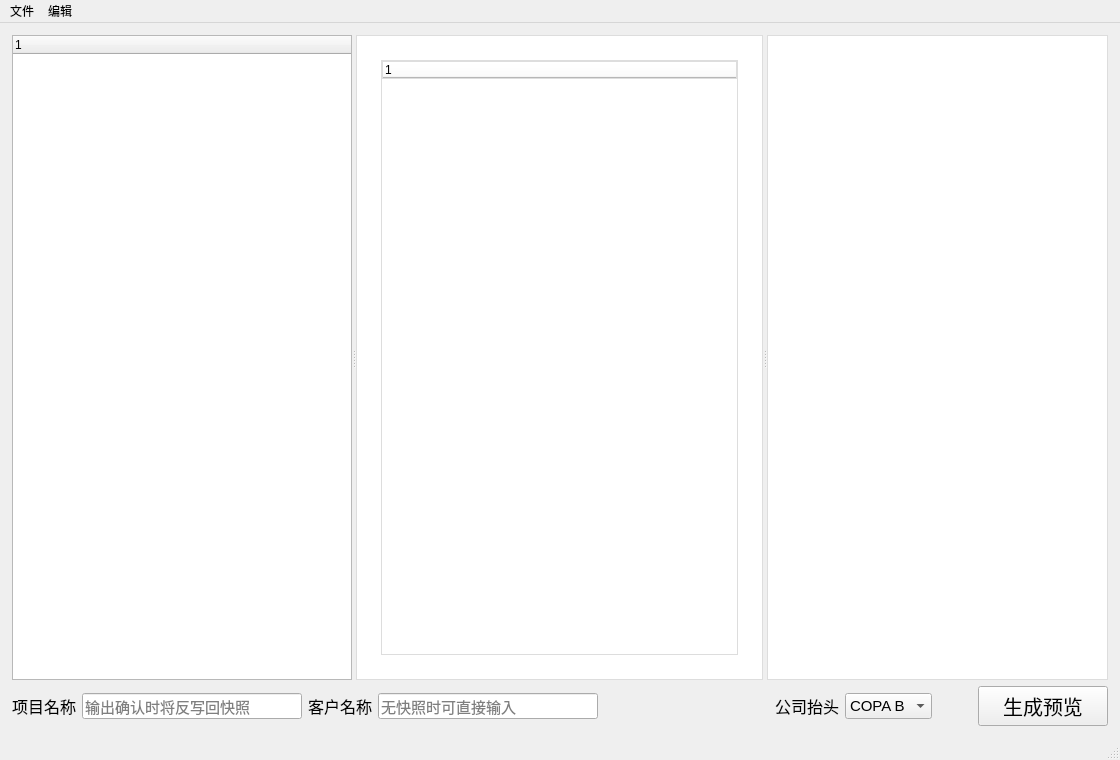
<?xml version="1.0" encoding="UTF-8"?>
<ui version="4.0">
 <class>MainWindow</class>
 <widget class="QMainWindow" name="MainWindow">
  <property name="geometry">
   <rect>
    <x>0</x>
    <y>0</y>
    <width>1120</width>
    <height>760</height>
   </rect>
  </property>
  <property name="windowTitle">
   <string>技术方案编排</string>
  </property>
  <property name="windowIcon">
   <iconset>
    <normaloff>../../assets/app.ico</normaloff>../../assets/app.ico</iconset>
  </property>
  <widget class="QWidget" name="centralwidget">
   <layout class="QVBoxLayout" name="mainLayout">
    <property name="leftMargin">
     <number>12</number>
    </property>
    <property name="topMargin">
     <number>12</number>
    </property>
    <property name="rightMargin">
     <number>12</number>
    </property>
    <property name="bottomMargin">
     <number>12</number>
    </property>
    <item>
     <widget class="QSplitter" name="splitter">
      <property name="orientation">
       <enum>Qt::Orientation::Horizontal</enum>
      </property>
      <widget class="PoolPanel" name="poolTree">
       <column>
        <property name="text">
         <string notr="true">1</string>
        </property>
       </column>
      </widget>
      <widget class="QFrame" name="page">
       <property name="styleSheet">
        <string notr="true">QFrame { background: #ffffff; border: 1px solid #dddddd; }</string>
       </property>
       <layout class="QVBoxLayout" name="pageLayout">
        <property name="leftMargin">
         <number>24</number>
        </property>
        <property name="topMargin">
         <number>24</number>
        </property>
        <property name="rightMargin">
         <number>24</number>
        </property>
        <property name="bottomMargin">
         <number>24</number>
        </property>
        <item>
         <widget class="OutlinePanel" name="outlineTree">
          <column>
           <property name="text">
            <string notr="true">1</string>
           </property>
          </column>
         </widget>
        </item>
       </layout>
      </widget>
      <widget class="QTextBrowser" name="previewBrowser">
       <property name="styleSheet">
        <string notr="true">QTextBrowser { background: #ffffff; border: 1px solid #dddddd; }</string>
       </property>
      </widget>
     </widget>
    </item>
    <item>
     <layout class="QHBoxLayout" name="buttonRow">
      <item>
       <widget class="QLabel" name="labelProjectName">
        <property name="font">
         <font>
          <pointsize>12</pointsize>
         </font>
        </property>
        <property name="text">
         <string>项目名称</string>
        </property>
       </widget>
      </item>
      <item>
       <widget class="QLineEdit" name="editProjectName">
        <property name="minimumSize">
         <size>
          <width>220</width>
          <height>0</height>
         </size>
        </property>
        <property name="font">
         <font>
          <pointsize>11</pointsize>
         </font>
        </property>
        <property name="placeholderText">
         <string>输出确认时将反写回快照</string>
        </property>
       </widget>
      </item>
      <item>
       <widget class="QLabel" name="labelCustomerName">
        <property name="font">
         <font>
          <pointsize>12</pointsize>
         </font>
        </property>
        <property name="text">
         <string>客户名称</string>
        </property>
       </widget>
      </item>
      <item>
       <widget class="QLineEdit" name="editCustomerName">
        <property name="minimumSize">
         <size>
          <width>220</width>
          <height>0</height>
         </size>
        </property>
        <property name="font">
         <font>
          <pointsize>11</pointsize>
         </font>
        </property>
        <property name="placeholderText">
         <string>无快照时可直接输入</string>
        </property>
       </widget>
      </item>
      <item>
       <spacer name="midSpacer">
        <property name="orientation">
         <enum>Qt::Orientation::Horizontal</enum>
        </property>
        <property name="sizeHint" stdset="0">
         <size>
          <width>20</width>
          <height>20</height>
         </size>
        </property>
       </spacer>
      </item>
      <item>
       <widget class="QLabel" name="label">
        <property name="font">
         <font>
          <pointsize>12</pointsize>
         </font>
        </property>
        <property name="text">
         <string>公司抬头</string>
        </property>
       </widget>
      </item>
      <item>
       <widget class="QComboBox" name="comboBox">
        <property name="font">
         <font>
          <pointsize>11</pointsize>
         </font>
        </property>
        <item>
         <property name="text">
          <string>COPA B</string>
         </property>
        </item>
        <item>
         <property name="text">
          <string>COPA A</string>
         </property>
        </item>
       </widget>
      </item>
      <item>
       <spacer name="horizontalSpacer">
        <property name="orientation">
         <enum>Qt::Orientation::Horizontal</enum>
        </property>
        <property name="sizeType">
         <enum>QSizePolicy::Policy::Fixed</enum>
        </property>
        <property name="sizeHint" stdset="0">
         <size>
          <width>40</width>
          <height>20</height>
         </size>
        </property>
       </spacer>
      </item>
      <item>
       <widget class="QPushButton" name="btnPreview">
        <property name="minimumSize">
         <size>
          <width>130</width>
          <height>40</height>
         </size>
        </property>
        <property name="maximumSize">
         <size>
          <width>120</width>
          <height>16777215</height>
         </size>
        </property>
        <property name="font">
         <font>
          <pointsize>15</pointsize>
         </font>
        </property>
        <property name="text">
         <string>生成预览</string>
        </property>
       </widget>
      </item>
     </layout>
    </item>
   </layout>
  </widget>
  <widget class="QMenuBar" name="menubar">
   <property name="geometry">
    <rect>
     <x>0</x>
     <y>0</y>
     <width>1120</width>
     <height>33</height>
    </rect>
   </property>
   <widget class="QMenu" name="menuFile">
    <property name="title">
     <string>文件</string>
    </property>
    <addaction name="actionOpenSnapshot"/>
    <addaction name="actionSaveArrangement"/>
    <addaction name="actionLoadArrangement"/>
    <addaction name="actionRebuildTemplate"/>
    <addaction name="separator"/>
    <addaction name="actionQuit"/>
   </widget>
   <widget class="QMenu" name="menuEdit">
    <property name="title">
     <string>编辑</string>
    </property>
    <addaction name="actionUndo"/>
    <addaction name="actionRedo"/>
    <addaction name="separator"/>
    <addaction name="actionPromote"/>
    <addaction name="actionDemote"/>
    <addaction name="actionDeleteNode"/>
   </widget>
   <addaction name="menuFile"/>
   <addaction name="menuEdit"/>
  </widget>
  <widget class="QStatusBar" name="statusbar"/>
  <action name="actionOpenSnapshot">
   <property name="icon">
    <iconset theme="folder-open"/>
   </property>
   <property name="text">
    <string>打开快照…</string>
   </property>
  </action>
  <action name="actionSaveArrangement">
   <property name="icon">
    <iconset theme="document-save"/>
   </property>
   <property name="text">
    <string>保存编排稿</string>
   </property>
   <property name="shortcut">
    <string>Ctrl+S</string>
   </property>
  </action>
  <action name="actionLoadArrangement">
   <property name="icon">
    <iconset theme="folder-open"/>
   </property>
   <property name="text">
    <string>打开编排稿…</string>
   </property>
   <property name="shortcut">
    <string>Ctrl+O</string>
   </property>
  </action>
  <action name="actionRebuildTemplate">
   <property name="icon">
    <iconset theme="system-reboot"/>
   </property>
   <property name="text">
    <string>重新铺默认模板</string>
   </property>
  </action>
  <action name="actionQuit">
   <property name="icon">
    <iconset theme="system-shutdown"/>
   </property>
   <property name="text">
    <string>退出</string>
   </property>
  </action>
  <action name="actionUndo">
   <property name="icon">
    <iconset theme="edit-undo"/>
   </property>
   <property name="text">
    <string>撤回</string>
   </property>
   <property name="shortcut">
    <string>Ctrl+Z</string>
   </property>
  </action>
  <action name="actionRedo">
   <property name="icon">
    <iconset theme="edit-redo"/>
   </property>
   <property name="text">
    <string>重做</string>
   </property>
   <property name="shortcut">
    <string>Ctrl+Y</string>
   </property>
  </action>
  <action name="actionPromote">
   <property name="icon">
    <iconset theme="go-previous"/>
   </property>
   <property name="text">
    <string>升级</string>
   </property>
   <property name="shortcut">
    <string>Shift+Tab</string>
   </property>
  </action>
  <action name="actionDemote">
   <property name="icon">
    <iconset theme="go-next"/>
   </property>
   <property name="text">
    <string>降级</string>
   </property>
   <property name="shortcut">
    <string>Tab</string>
   </property>
  </action>
  <action name="actionDeleteNode">
   <property name="icon">
    <iconset theme="application-exit"/>
   </property>
   <property name="text">
    <string>删除选中节点（Del）</string>
   </property>
  </action>
 </widget>
 <customwidgets>
  <customwidget>
   <class>PoolPanel</class>
   <extends>QTreeWidget</extends>
   <header>sdoc.ui.panels</header>
  </customwidget>
  <customwidget>
   <class>OutlinePanel</class>
   <extends>QTreeWidget</extends>
   <header>sdoc.ui.panels</header>
  </customwidget>
 </customwidgets>
 <resources/>
 <connections/>
</ui>
